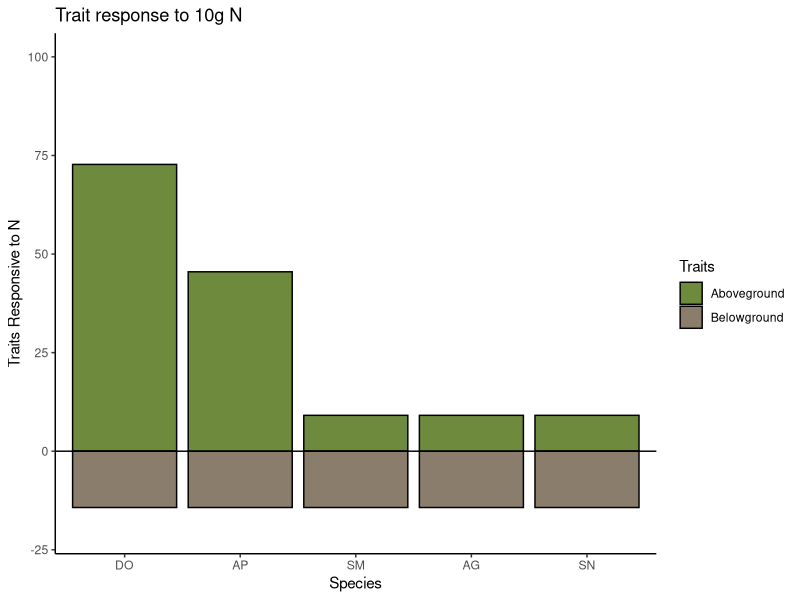
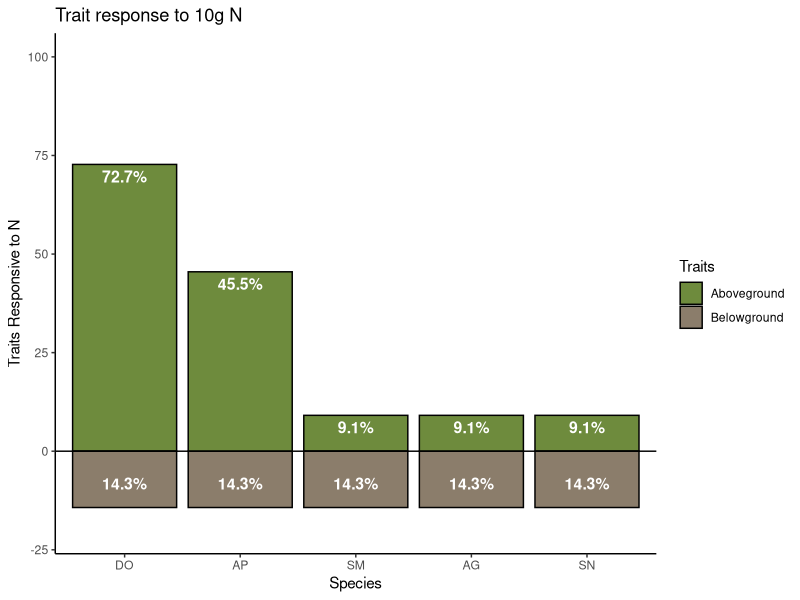
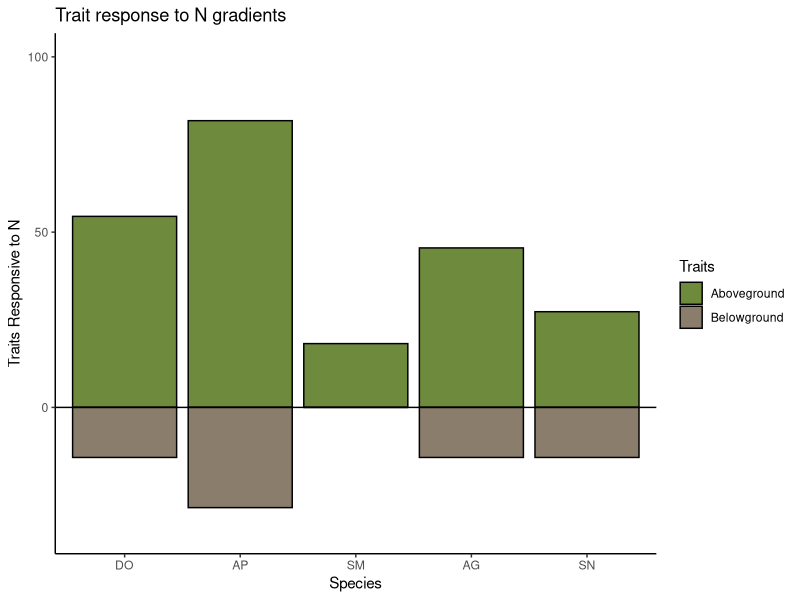
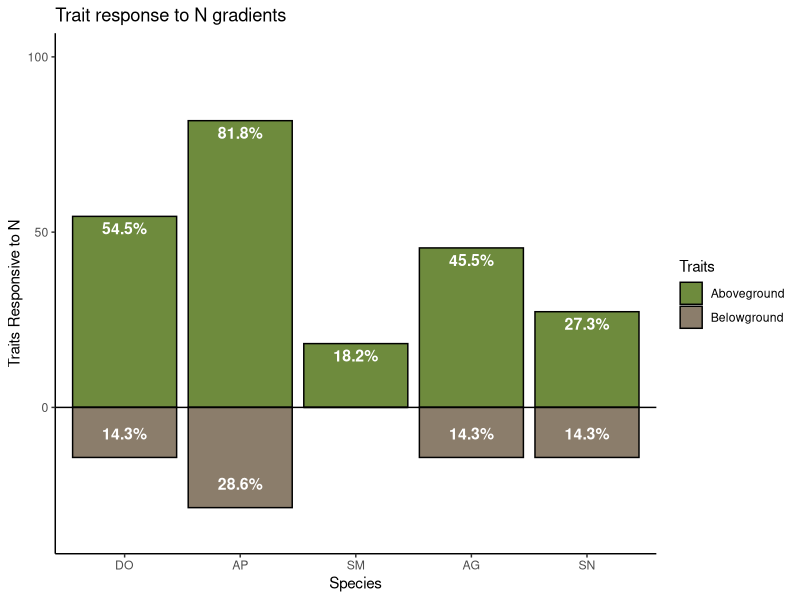
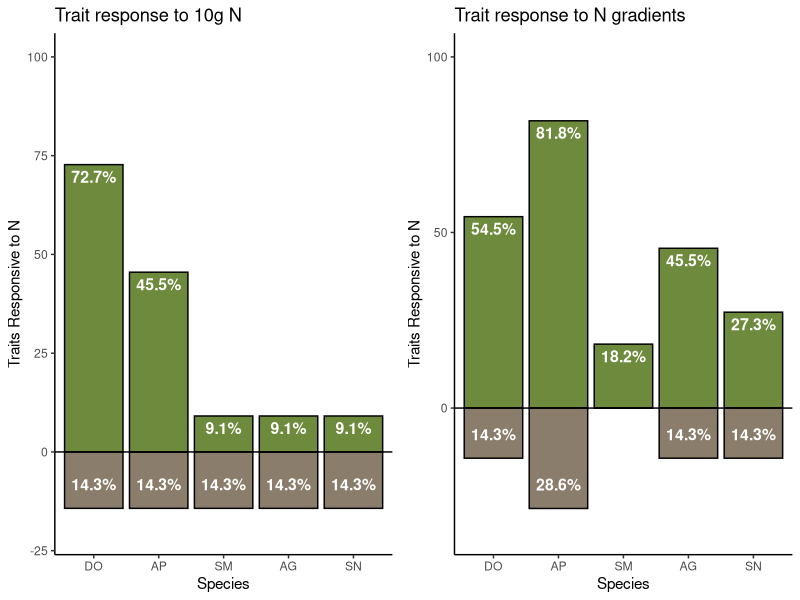

The R script that drew these images, in order:
#### RootTraitswithN Results Analysis- Stacked Bar Chart ####
###  Gora_RootTraitswithN-Results-Analysis_StackedBarChart.R
###  by Sarah Gora
###  Date created: March 21, 2022

# set WD 
setwd("~/Desktop/Thesis_Data/R Code")


# install packages
library(ggplot2)
library(dplyr)
library(tidyr)

# create N0N10 dataframe

# DO: 8/11 AbG, 1/7 BeG 72.73, -14.28
# AP: 5/11 AbG, 1/7 BeG 45.45, -14.28
# SM: 1/11 AbG, 1/7 BeG 9.10, -14.28
# AG: 1/11 AbG, 1/7 BeG 9.10, -14.28
# SN: 1/11 AbG, 1/7 BeG 9.10, -14.28


#plot 
df_barchart_N0N10 <- data.frame(Species = rep(c("DO", "AP", "SM", "AG", "SN")),
                                Traits = rep(c("Aboveground","Belowground"),times=5),
                                Percent_Responsive_to_N = c(
                                  72.73, -14.28, 
                                  9.10, -14.28, 
                                  9.10, -14.28, 
                                  45.5, -14.28,
                                  9.10, -14.28))
df_barchart_N0N10_1 <- df_barchart_N0N10   # Replicate original data
df_barchart_N0N10_1$Species <- factor(df_barchart_N0N10_1$Species,                                    # Change ordering manually
                  levels = c("DO", "AP", "SM", "AG", "SN"))

my_plot <- ggplot(df_barchart_N0N10_1, aes(x=Species, y=Percent_Responsive_to_N, fill=Traits, group=Traits,group=Species)) + ylim(-20, 100)+
  geom_bar(position="stack", stat="identity", colour = "black")
 
myplot_theme <- my_plot + theme(panel.grid.major = element_blank(), panel.grid.minor = element_blank(),
               panel.background = element_blank(), axis.line = element_line(colour = "black"))
a <- myplot_theme + scale_fill_manual(values=c("darkolivegreen4", "bisque4")) + geom_hline(yintercept=0)+ ggtitle("Trait response to 10g N")+labs(y= "Traits Responsive to N")

a

# add % labels to N0N10plot
bar_labels_a <- c("72.7%","14.3%","9.1%","14.3%","9.1%","14.3%","45.5%","14.3%","9.1%","14.3%")

a_labled <- a + geom_text(aes(label = bar_labels_a),size = 4, fontface = "bold", vjust = 1.5,color="white") + 
        geom_text(aes(label = bar_labels_a),size = 4, fontface = "bold", vjust = -1.5,color="white")
  
a_labled



#########  Change Barchart ######## 
# based on regressions
# grouped + stacked, barchart 

# create Change dataframe

# DO: 6/11 AbG, 1/7 BeG   54.5, -14.28
# AP: 9/11 AbG, 2/7 BeG   81.8, -28.6
# SM: 2/11 AbG, 0/7 BeG   18.2, 0
# AG: 5/11 AbG, 1/7 BeG   45.5, -14.28
# SN: 3/11 AbG, 1/7 BeG   27.3, -14.28

# * 7 traits BeG also in focal 


df_barchart_Ch <- data.frame(Species = rep(c("DO","DO", "AP","AP", "SM", "SM","AG", "AG", "SN", "SN")),
                                Traits = rep(c("Aboveground","Belowground"),times=5),
                             Percent_Responsive_to_N = c(
                                  54.5, -14.28, #
                                  81.8, -28.6, #4
                                  18.2, 0,    #1 
                                  45.5, -14.28, 
                                  27.3, -14.28))

df_barchart_Ch_1 <- df_barchart_Ch   # Replicate original data
df_barchart_Ch_1$Species <- factor(df_barchart_Ch_1$Species,                                    # Change ordering manually
                                      levels = c("DO", "AP", "SM", "AG", "SN"))

my_plot_Ch <- ggplot(df_barchart_Ch_1, aes(x=Species, y=Percent_Responsive_to_N, fill=Traits, group=Traits,group=Species)) + ylim(-35, 100) + 
  geom_bar(position="stack", stat="identity", colour = "black")

myplot_Ch_theme <- my_plot_Ch + theme(panel.grid.major = element_blank(), panel.grid.minor = element_blank(),
                                panel.background = element_blank(), axis.line = element_line(colour = "black"))
b <- myplot_Ch_theme + scale_fill_manual(values=c("darkolivegreen4", "bisque4")) + geom_hline(yintercept=0) + ggtitle("Trait response to N gradients")+labs(y= "Traits Responsive to N")

b

# add labels 
bar_labels_b <- c("54.5%","14.3%","81.8%","28.6%","18.2%"," ","45.5%","14.3%","27.3%","14.3%")

# add % labels to Change plot
b_labled <- b + geom_text(aes(label = bar_labels_b),size = 4, fontface = "bold", vjust = 1.5,color="white") + geom_text(aes(label = bar_labels_b),size = 4, fontface = "bold", vjust = -1.5,color="white")
b_labled







## COMBINE
#remove legend from N0N10 plot
a_lab_nolegend <- a_labled + theme(legend.position="none")

#remove legend from N0N10 plot
b_lab_nolegend <- b_labled + theme(legend.position="none")


# Package for Combining Plots
install.packages("ggpubr")
library(ggpubr)

ggarrange(a_lab_nolegend, b_lab_nolegend)



